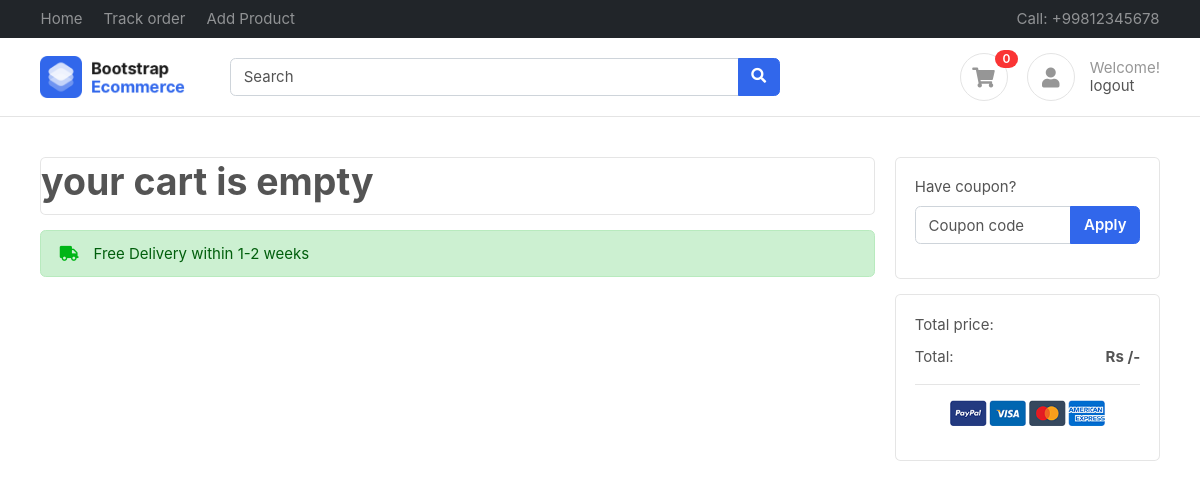
Before: /accounts/cart/ (signed in) with the older database file.
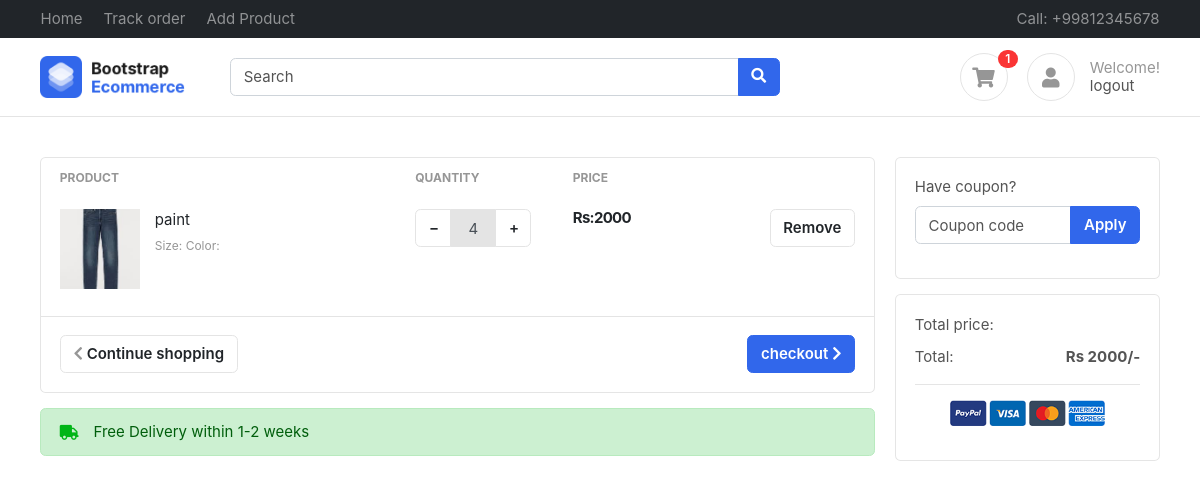
After: the same page with the newer database file.
### accounts/models.py (models this page shows, shortened)
class Profile(BaseModel):
    user = models.OneToOneField(User, on_delete=models.CASCADE, related_name="profile")
    is_email_verified = models.BooleanField(default=False)
    email_token = models.CharField(max_length=255, null=True, blank=True)
    profile_image = models.ImageField(upload_to="media/profile/%Y")
    def get_cart_count(self):
        return CartItems.objects.filter(
            cart__is_orderd=False, cart__user=self.user
        ).count()

class CartItems(BaseModel):
    cart = models.ForeignKey(Cart, on_delete=models.CASCADE, related_name="cart_items")
    product = models.ForeignKey(
        Product, on_delete=models.SET_NULL, null=True, blank=True
    )
    quantity = models.IntegerField(default=0)
    color_varient = models.ForeignKey(
        ColorVarient, on_delete=models.SET_NULL, null=True, blank=True
    )
    size_varient = models.ForeignKey(
        SizeVarient, on_delete=models.SET_NULL, null=True, blank=True
    )
    def get_product_price(self):
        price = [self.product.price]
        if self.color_varient:
            color_var_price = self.color_varient.price
            price.append(color_var_price)
        if self.size_varient:
            size_var_price = self.size_varient.price
            price.append(size_var_price)
        return sum(price) * self.quantity

class Cart(BaseModel):
    user = models.ForeignKey(User, on_delete=models.CASCADE, related_name="carts")
    coupon = models.ForeignKey(Coupon, on_delete=models.SET_NULL, null=True, blank=True)
    token = models.CharField(max_length=255, null=True, blank=True)
    is_paid = models.BooleanField(default=False)
    is_orderd = models.BooleanField(default=False)
    def get_cart_total(self):
        cart_items = self.cart_items.all()
        price = []
        for cart_item in cart_items:
            price.append(cart_item.get_product_price())
        if self.coupon:
            if self.coupon.minimum_amount < sum(price):
                return sum(price) - self.coupon.discount_price
        return sum(price)

### products/models.py (models this page shows, shortened)
class Product(BaseModel):
    product_name = models.CharField(max_length=255)
    category = models.ForeignKey(
        Category,
        on_delete=models.CASCADE,
        related_name="products",
        blank=True,
        null=True,
    )
    slug = models.SlugField(
        unique=True,
        null=True,
        blank=True,
        help_text=("not required"),
    )
    company = models.CharField(max_length=255, null=True, blank=True, default="Ecom")
    web = models.CharField(max_length=255, null=True, blank=True, default="Ecom.com")
    company_mail = models.CharField(
        max_length=255, null=True, blank=True, default="Ecom@gmail.com"
    )
    price = models.IntegerField()
    product_description = models.TextField()
    color_varient = models.ManyToManyField(ColorVarient, blank=True)
    size_varient = models.ManyToManyField(SizeVarient, blank=True)

class ProductImage(BaseModel):
    product = models.ForeignKey(
        Product, on_delete=models.CASCADE, related_name="product_images"
    )
    image = models.ImageField(upload_to="media/products")

### accounts/views.py (the view, shortened to what this page needs)
# urls.py: path("cart/", views.cart, name="cart"),
def cart(request):
    cart = None
    try:
        cart = Cart.objects.get(is_orderd=False, user=request.user)
    except Exception as e:
        print(e)
    if cart:
        return render(request, "carts/cart.html", context={"cart": cart})
    else:
        return render(request, "carts/cart.html")

### templates/carts/cart.html (shortened to what the changed rows need)
{% extends "base.html" %}
{% load static %}
{% block content %}
<section class="section-content padding-y">
    <div class="container">
        <div class="row">
            <main class="col-md-9">
                <div class="card">
                    {% if cart.cart_items.all %}
                    <table class="table table-borderless table-shopping-cart">
                        <thead class="text-muted">
                            <tr class="small text-uppercase">
                                <th scope="col">Product</th>
                                <th scope="col" width="120">Quantity</th>
                                <th scope="col" width="120">Price</th>
                                <th scope="col" class="text-right" width="200"> </th>
                            </tr>
                        </thead>
                        <tbody>
                            {% for cart in cart.cart_items.all %}
                            <tr>
                                <td>
                                    <figure class="itemside">
                                        <div class="aside"><img src="{{cart.product.product_images.first.image.url}}"
                                                class="img-sm"></div>
                                        <figcaption class="info">
                                            <a href="{% url 'get_product' cart.product.slug %}"
                                                class="title text-dark">{{cart.product.product_name}} </a>
                                            <p class="small text-muted">Size:
                                                Color:
                                            </p>
                                        </figcaption>
                                    </figure>
                                </td>
                                <td>
                                    <div class="input-group mb-3 input-spinner">
                                        <div onclick="decrease('{{cart.product.uid}}','{{forloop.counter0}}','','')"
                                            class="input-group-prepend">
                                            <button class="btn btn-light" type="button"
                                                id="button-minus{{forloop.counter0}}"> − </button>
                                        </div>
                                        <input disabled type="text" class="form-control" id="qty{{forloop.counter0}}"
                                            value="{{cart.quantity}}">
                                        <div class="input-group-append">
                                            <button
                                                onclick="increase('{{cart.product.uid}}','{{forloop.counter0}}','','')"
                                                class="btn btn-light" type="button"
                                                id="button-plus{{forloop.counter0}}"> + </button>
                                        </div>
                                    </div>
                                </td>
                                <td>
                                    <div class="price-wrap">
                                        <var class="price"><strong>Rs:</strong>{{cart.get_product_price}}</var>
                                    </div>
                                </td>
                                <td class="text-right">
                                    <a href="{% url 'remove_cart' cart.uid %}" class="remove btn btn-light btn-round">
                                        Remove</a>
                                </td>
                            </tr>
                            {% endfor %}
                        </tbody>
                    </table>
                    <div class="card-body border-top">
                        <a id="" href="{% url 'checkout' %}" class="btn btn-primary float-md-right">
                            checkout <i class="fa fa-chevron-right"></i>
                        </a>
                        <a href="{% url 'index' %}" class="btn btn-light"> <i class="fa fa-chevron-left"></i>
                            Continue
                            shopping </a>
                    </div>
                    {% else %}
                    <h1>your cart is empty</h1>
                    {% endif %}
                </div>
            </main>
            <aside class="col-md-3">
                <div class="card">
                    <div class="card-body">
                        <dl class="dlist-align">
                            <dd class="text-right">
                                <strong>Rs {{cart.get_cart_total}}/-</strong>
                            </dd>
                        </dl>
                    </div>
                </div>
            </aside>
        </div>
    </div>
</section>
{% endblock %}

### templates/base.html (shortened to what the changed rows need)
{% load static %}
<!DOCTYPE HTML>
<html lang="en">
<head>
    <link href="{% static 'css/bootstrap.css' %}" rel="stylesheet" type="text/css" />
    <link href="{% static 'fonts/fontawesome/css/all.min.css' %}" type="text/css" rel="stylesheet">
    <link href="{% static 'css/ui.css' %}" rel="stylesheet" type="text/css" />
    <link href="{% static 'css/responsive.css' %}" rel="stylesheet" />
</head>
<body>
    <header class="section-header">
        <section class="header-main border-bottom">
            <div class="container">
                <div class="row align-items-center">
                    <div class="col-lg-4 col-sm-6 col-8">
                        <div class="widgets-wrap float-md-right">
                            <div class="widget-header  mr-3">
                                <a href="{% url 'cart' %}" class="icon icon-sm rounded-circle border"><i
                                        class="fa fa-shopping-cart"></i></a>
                                <span
                                    class="badge badge-pill badge-danger notify">{{request.user.profile.get_cart_count}}</span>
                            </div>
                        </div>
                    </div>
                </div>
            </div>
        </section>
    </header>
    {% block content %}
    {% endblock %}
</body>
</html>

Changed rows visible on the page:
added CartItems: product.product_images.first.image (picture), product.product_name "paint", quantity "4", get_product_price "2000"
added Cart: get_cart_total "2000"
Other visible differences:
{{ request.user.profile.get_cart_count }}: "0" → "1"
text no longer shown: "your cart is empty"
text now shown: "PRODUCT QUANTITY PRICE checkout Continue shopping"
